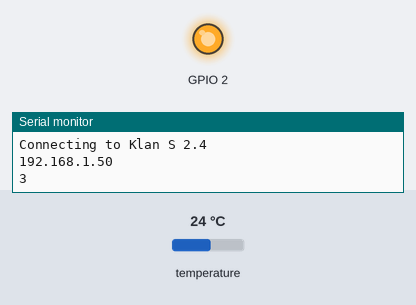
The sketch below on a simulated ESP8266 (NodeMCU). Shown: output pins drawn as LEDs (lit = HIGH), the last lines printed to the serial monitor. Inputs (shaded band) come from the test bench; at power-on: temperature 24 °C. WiFi joins after 1.5 s; servers stay silent unless stated; uploads are accepted with an empty reply.

Above: at 2.6 s.
At 16.01 s:
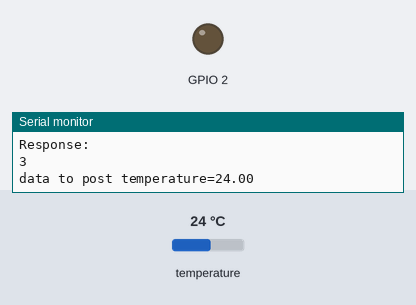
Timing chart, 0 to 17.6 s (numbered marks = the images above):
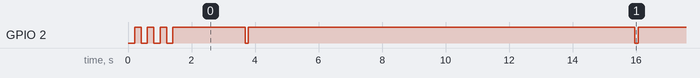

The sketch:

Stove.ino
```cpp
#include <ESP8266WiFi.h>
#include <math.h>
#include <OneWire.h>
#include <DallasTemperature.h>
#include <ArduinoHttpClient.h>


#define ONE_WIRE_BUS 5
OneWire oneWire(ONE_WIRE_BUS);
DallasTemperature DS18B20(&oneWire);
char temperatureCString[7];
char temperatureFString[7];

const char* ssid     = "Klan S 2.4";
const char* password = "000";

char serverAddress[] = "000.000.000.000";  // server address
int port = 8080;

WiFiClient wifi;
HttpClient client = HttpClient(wifi, serverAddress, port);

void blinkLed() {
  digitalWrite(2, LOW);
  delay(200);
  digitalWrite(2, HIGH);
  delay(200);
}

void blinkLedFast() {
  digitalWrite(2, LOW);
  delay(100);
  digitalWrite(2, HIGH);
  delay(100);
}

void getTemperature() {
  float tempC;
  float tempF;
  do {
    DS18B20.requestTemperatures();
    tempC = DS18B20.getTempCByIndex(0);
    dtostrf(tempC, 2, 2, temperatureCString);
    tempF = DS18B20.getTempFByIndex(0);
    dtostrf(tempF, 3, 2, temperatureFString);
    delay(100);
  } while (tempC == 85.0 || tempC == (-127.0));
}


void setup() {
  pinMode(2, OUTPUT);
  Serial.begin(115200);
  delay(10);
  Serial.println();
  Serial.println();
  Serial.print("Connecting to ");
  Serial.println(ssid);
  WiFi.setAutoReconnect(true);
  WiFi.begin(ssid, password);

  while (WiFi.status() != WL_CONNECTED) {
    blinkLed();
  }
  Serial.println(WiFi.localIP());
}

int value = 0;
int lastWiFiStatus = 0;

void loop() {
  //CONNECTION STATUS MONITORING FOR DEBUG
  Serial.println(WiFi.status());
  //TEMPERATURE REFRESH
  getTemperature();
  delay(1000);

  //POST QUERY TO CLOUD
  String contentType = "application/x-www-form-urlencoded";
  String postData = "temperature=" + (String)temperatureCString;
  client.post("/saveStoveTemperature", contentType, postData);

  Serial.println("data to post " + postData);

  int statusCode = client.responseStatusCode();
  String response = client.responseBody();

  if(statusCode == 200) blinkLedFast();

  Serial.print("Status code: ");
  Serial.println(statusCode);
  Serial.print("Response: ");
  Serial.println(response);
  delay(10000);

}
```

Measured:
- by itself, GPIO 2: HIGH → LOW at 0.41 s, → HIGH 0.20 s later, → LOW 0.20 s later, → HIGH 0.20 s later, … (28 changes in this stretch)
